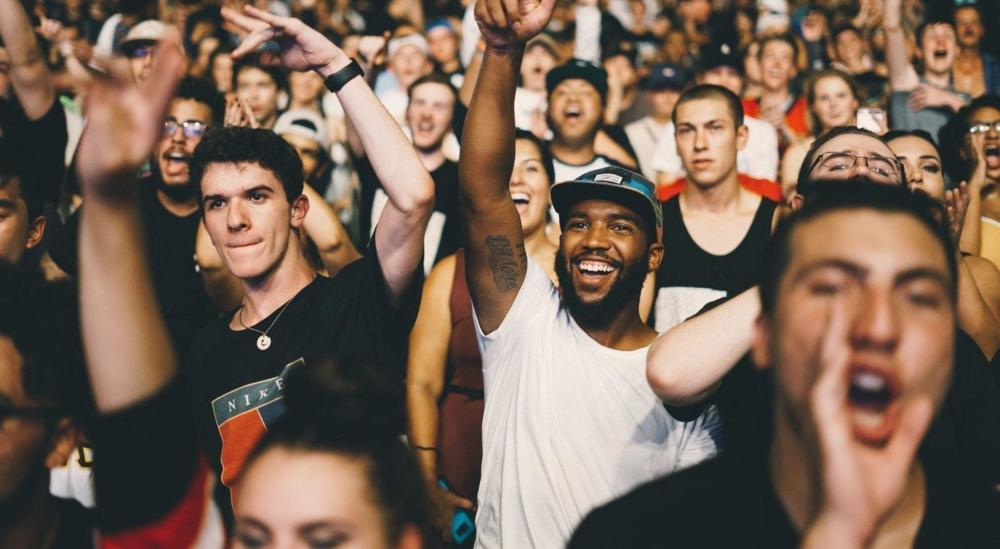
#> input picture figures/crowd/crowd_1000.jpeg, 1000 x 549 px; its folder holds 3 pictures in this run
$ python bulk_compress.py
#> lines starting #> are read from the running program, lines starting #| are printed output that depends on the picture; after the words box and inside, x2 and y2 are one past the last pixel; in counts of white or black regions, pixels touching at a corner belong together
import cv2
import numpy as np
from scipy import fftpack
import matplotlib.pyplot as plt
from math import pi, sqrt

for name in ['crowd']:
    for res in [1000, 500, 100]:
        img = cv2.imread(f'figures/{name}/{name}_{res}.jpeg', cv2.IMREAD_GRAYSCALE)
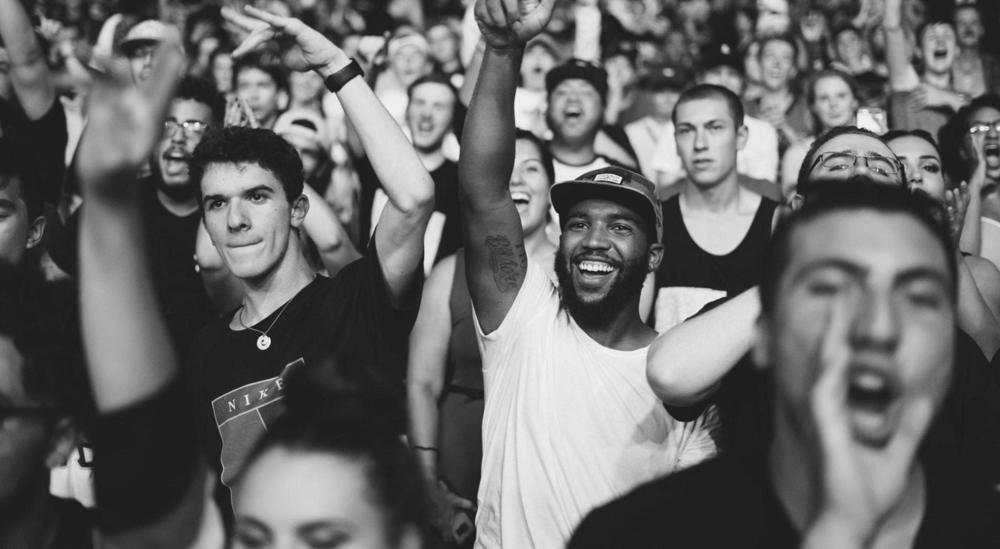
#> img: shape (549, 1000); min 13, max 252, mean 104.6

        M, N = img.shape
#> M = 549; N = 1000

        ny, nx = 3, 4
        fig, axs = plt.subplots(ny,nx)

        for I, new_size in enumerate([
            1.00,0.75,0.50,0.40,
            0.30,0.20,0.10,0.05,
            0.04,0.03,0.02,0.01
        ]):
            DFT_matrix = fftpack.fft2(img)
            F_shifted = fftpack.fftshift(DFT_matrix)

            r = sqrt(M*N*new_size/pi)
            c = 0
            mask = np.zeros((M, N))
            for i in range(M):
                for j in range(N):
                    if (i-M/2)**2 + (j-N/2)**2 < r**2:
                        mask[i, j] = 1
                        c += 1

            F_restored = fftpack.ifftshift(F_shifted*mask)
            img_restored = fftpack.ifft2(F_restored).real

            axscoord = (I//nx, I%nx)
            print(I, nx, axscoord)
            axs[axscoord].imshow(img_restored, cmap='gray')
            axs[axscoord].set_title(f'{c/(M*N)*100:.2f}%')
            axs[axscoord].axis('off')
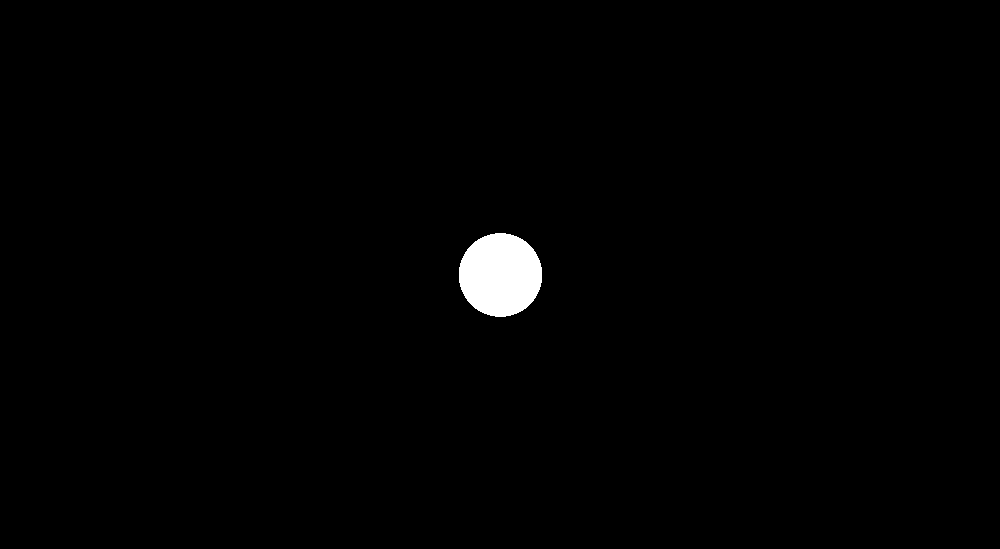
#> mask: shape (549, 1000) float64; values 0 (black) and 1 (white), 1% white; 1 white region, box (x1, y1, x2, y2) and area: (459, 233, 542, 317) 5492

        plt.tight_layout()
        plt.subplots_adjust(left=0, right=1, top=0.95, bottom=0, wspace=0.01)
        # plt.get_current_fig_manager().full_screen_toggle()
        plt.suptitle(f'image of {name}, sized at {img.shape[1]}px x {img.shape[0]}px')
        # plt.savefig(f'out/{name}_{res}.png'

        plt.show()
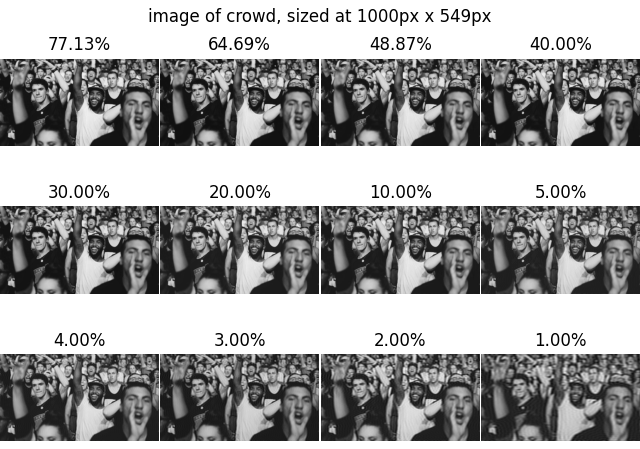
#> figure drawn by matplotlib, 12 panels

# [6 lines of commented-out code are left out]
